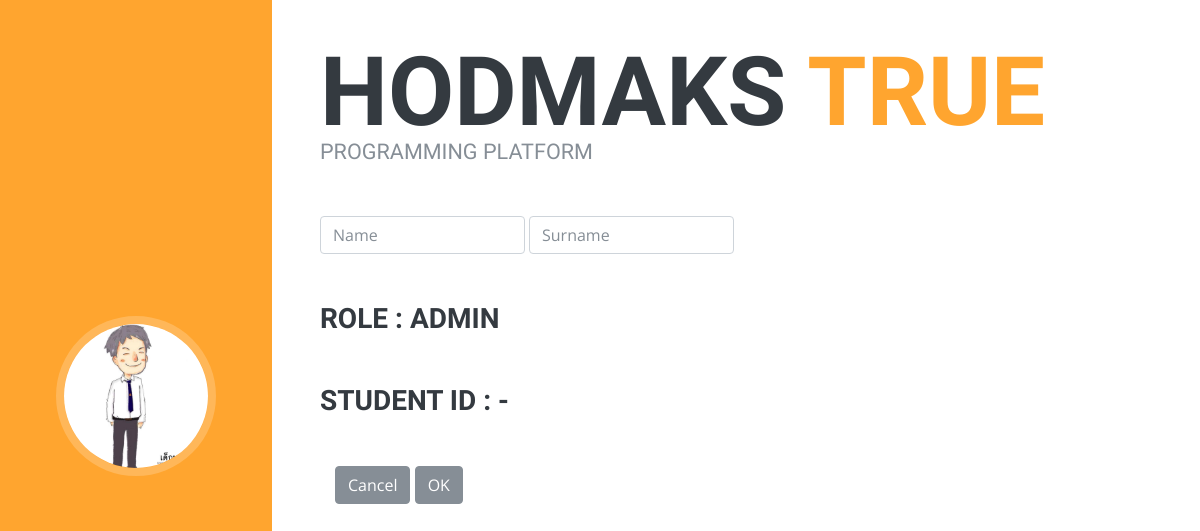
Page /load_edit_profile_out (signed in) on the committed database.
### gpps_db.py (models this page shows, shortened)
class Student_information(Base):
    __tablename__ = "student_information"
    id = Column(Integer, primary_key=True)
    name = Column(String)
    lastname = Column(String)
    student_id = Column(String)
    role = Column(String)

### appweb.py (the view)
@app.route('/load_edit_profile_out')
def load_editprofileOut():
	profile = get_information_user(session.get('id'))
	return render_template('Profile_edit.html',profile = profile)

### db_function.py (called while the page is built)
def get_information_user(id_member):
	Session = sessionmaker(bind=engine)
	s = Session()
	query = s.query(Student_information).filter(Student_information.id.in_([id_member]))
	result = query.first()
	return result

### templates/Profile_edit.html (shortened to what this page needs)
<!DOCTYPE html>
<html lang="en">
  <head>
    <link href="/static/profile/vendor/bootstrap/css/bootstrap.min.css" rel="stylesheet">
    <link href="/static/profile/vendor/font-awesome/css/font-awesome.min.css" rel="stylesheet">
    <link href="/static/profile/vendor/devicons/css/devicons.min.css" rel="stylesheet">
    <link href="/static/profile/vendor/simple-line-icons/css/simple-line-icons.css" rel="stylesheet">
    <link href="/static/profile/css/resume.min.css" rel="stylesheet">
  </head>
  <body id="page-top">
    <nav class="navbar navbar-expand-lg navbar-dark bg-primary fixed-top" id="sideNav">
      <a class="navbar-brand js-scroll-trigger" href="#page-top">
        <span class="d-none d-lg-block">
          <img class="img img-fluid img-profile rounded-circle mx-auto mb-2" src="/static/profile/img/university_uniform_B.jpg" alt="">
        </span>
      </a>
    </nav>
    <div class="container-fluid p-0">
      <section class="resume-section p-3 p-lg-5 d-flex flex-column" id="experience">
	  <form action="/editprofile" method="POST">
          <div class="my-auto">
          <h1 class="mb-0">{{profile.name}}
            <span class="text-primary">{{profile.lastname}}</span>
          </h1>
		  <div class="subheading mb-5">Programming Platform
          </div>
        </div>
        <div class="my-auto">
		<div class="resume-item d-flex flex-column flex-md-row mb-5">
            <div class="resume-content mr-1">
				<input class = "deco form-control" type = "text" placeholder="Name" name = "Name" id = "Name" value={{quizname}}>
            </div>
			<div class="resume-content">
				<input class = "deco form-control" type = "text" placeholder="Surname" name = "Surname" id = "Surname" value={{quizname}}>
            </div>
          </div>
		  <div class="resume-item d-flex flex-column flex-md-row mb-5">
            <div class="resume-content mr-auto">
              <h3 class="mb-0">Role : {{profile.role}}</h3>
            </div>
          </div>
		  <div class="resume-item d-flex flex-column flex-md-row mb-5">
            <div class="resume-content mr-auto">
              <h3 class="mb-0">Student ID : {{profile.student_id}}</h3>
            </div>
          </div>
        </div>
		<div class="form-group">
		<div class="col-sm-offset-2 col-sm-10">
			<button type="button" class="btn btn-secondary" value="Back" onclick="window.location.href='/load_class'">Cancel</button>
			<button type="submit" class="btn btn-secondary">OK</button>
		</div>
	</div>
        </form>
      </section>
    </div>
  </body>
</html>

### rows in the picture
Student_information: name "HODMAKS", lastname "TRUE", role "ADMIN", student_id "-"
